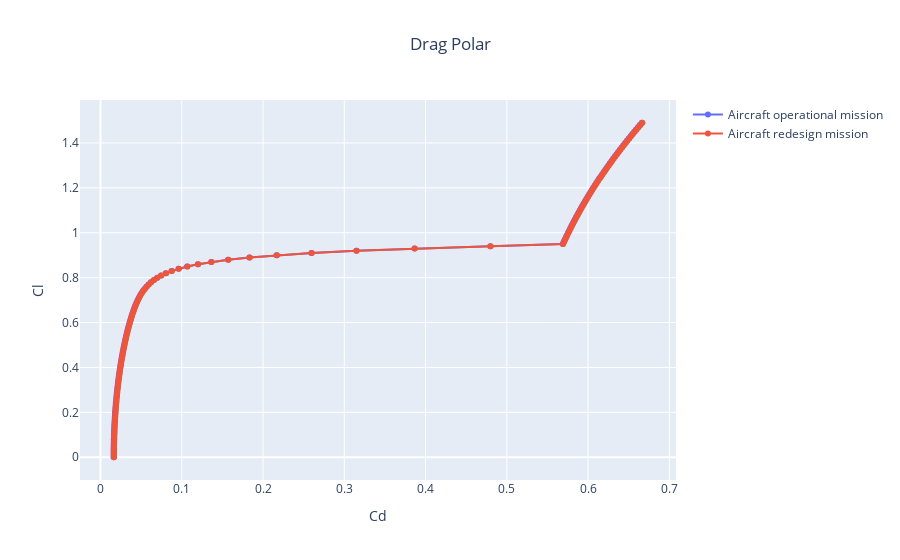

The notebook cell this image was saved under:
### Code cell
fig = oad.drag_polar_plot(OP_OUTPUT_FILE, name="Aircraft operational mission")
fig = oad.drag_polar_plot(RES_OUTPUT_FILE, name="Aircraft redesign mission", fig=fig)
fig.show()

### Figure 1 — Plotly figure (JSON) as saved in the notebook; plotly's stock layout.template omitted (floating-point values rounded to 4 significant figures; data arrays with more than 128 entries replaced by an {"elided": "..."} marker saying what was removed)
{"data": [{"mode": "lines+markers", "name": "Aircraft operational mission", "type": "scatter", "uid": "c3a5594a-d55a-42e9-8773-556637538d98", "x": {"elided": "150 float values"}, "y": {"elided": "150 float values"}}, {"mode": "lines+markers", "name": "Aircraft redesign mission", "type": "scatter", "uid": "df9d62b6-13a0-4cff-9602-bd74a9e85026", "x": {"elided": "150 float values"}, "y": {"elided": "150 float values"}}], "layout": {"autosize": true, "title": {"text": "Drag Polar", "x": 0.5}, "xaxis": {"autorange": true, "range": [-0.02298, 0.706], "title": {"text": "Cd"}, "type": "linear"}, "yaxis": {"autorange": true, "range": [-0.123, 1.613], "title": {"text": "Cl"}, "type": "linear"}}}
